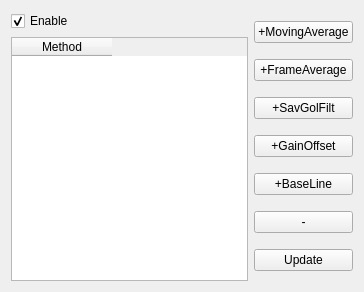
<?xml version="1.0" encoding="UTF-8"?>
<ui version="4.0">
 <class>ProcessingDLL</class>
 <widget class="QWidget" name="ProcessingDLL">
  <property name="geometry">
   <rect>
    <x>0</x>
    <y>0</y>
    <width>364</width>
    <height>292</height>
   </rect>
  </property>
  <property name="windowTitle">
   <string>Form</string>
  </property>
  <layout class="QHBoxLayout" name="horizontalLayout">
   <item>
    <layout class="QVBoxLayout" name="verticalLayout_3">
     <item>
      <widget class="QCheckBox" name="checkBox">
       <property name="text">
        <string>Enable</string>
       </property>
       <property name="checked">
        <bool>true</bool>
       </property>
      </widget>
     </item>
     <item>
      <widget class="QTableWidget" name="tableWidget">
       <column>
        <property name="text">
         <string>Method</string>
        </property>
       </column>
      </widget>
     </item>
     <item>
      <layout class="QHBoxLayout" name="horizontalLayout_2"/>
     </item>
    </layout>
   </item>
   <item>
    <layout class="QVBoxLayout" name="verticalLayout">
     <item>
      <widget class="QPushButton" name="pushButton">
       <property name="maximumSize">
        <size>
         <width>100</width>
         <height>16777215</height>
        </size>
       </property>
       <property name="text">
        <string>+MovingAverage</string>
       </property>
      </widget>
     </item>
     <item>
      <widget class="QPushButton" name="B_FrameAverage">
       <property name="text">
        <string>+FrameAverage</string>
       </property>
      </widget>
     </item>
     <item>
      <widget class="QPushButton" name="pushButton_4">
       <property name="text">
        <string>+SavGolFilt</string>
       </property>
      </widget>
     </item>
     <item>
      <widget class="QPushButton" name="B_Backward">
       <property name="text">
        <string>+GainOffset</string>
       </property>
      </widget>
     </item>
     <item>
      <widget class="QPushButton" name="B_BaseLine">
       <property name="text">
        <string>+BaseLine</string>
       </property>
      </widget>
     </item>
     <item>
      <widget class="QPushButton" name="pushButton_2">
       <property name="text">
        <string>-</string>
       </property>
      </widget>
     </item>
     <item>
      <widget class="QPushButton" name="pushButton_3">
       <property name="text">
        <string>Update</string>
       </property>
      </widget>
     </item>
    </layout>
   </item>
  </layout>
 </widget>
 <resources/>
 <connections/>
</ui>
